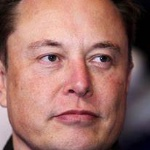
#> input picture faces/Elon.jpg, 150 x 150 px, found by its file name; its folder holds 2 pictures in this run
$ python extracting_faces.py
#> lines starting #> are read from the running program, lines starting #| are printed output that depends on the picture
import cv2
import os

imagesPath = "C:/Users/alexi/OneDrive/Escritorio/Programming/django_recognition/core/faces"

if not os.path.exists("faces"):
     os.makedirs("faces")
     print("Nueva carpeta: faces")

# Detector facial
faceClassif = cv2.CascadeClassifier(cv2.data.haarcascades + "haarcascade_frontalface_default.xml")

count = 0
for imageName in os.listdir(imagesPath):
     print(imageName)
     image = cv2.imread(imagesPath + "/" + imageName)
#> image is the input picture: shape (150, 150, 3); mean B, G, R 104.2, 110.7, 155.7
     faces = faceClassif.detectMultiScale(image, 1.1, 5)
#> faces = [[16, 11, 122, 122]]
     for (x, y, w, h) in faces:
          #cv2.rectangle(image, (x, y), (x + w, y + h), (0, 255, 0), 2)
          face = image[y:y + h, x:x + w]
          face = cv2.resize(face, (150, 150))
          cv2.imwrite("faces/" + str(count) + ".jpg", face)
          count += 1
          cv2.imshow("face", face)
          cv2.waitKey(0)
#> this loop made 1 pass
#> (x, y, w, h, count) on pass 1: (16, 11, 122, 122, 1)
#> pass 1, `face = image[y:y + h, x:x + w]`:
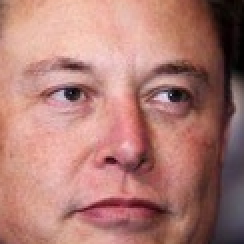
#> face: shape (122, 122, 3) (shown 2 times larger); mean B, G, R 115.9, 123.3, 174.9
#> after the loop, count = 1

     cv2.imshow("Image", image)
     cv2.waitKey(0)
#> pass 2 of the loop `for imageName in os.listdir(imagesPath):`:
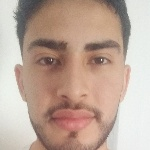
#> input picture faces/Jeremias.jpg, 150 x 150 px, found by its file name
#> image is the input picture: shape (150, 150, 3); mean B, G, R 154.9, 168.2, 191.3
#> faces = [[12, 11, 127, 127]]
#> the loop `for (x, y, w, h) in faces:` made 1 pass
#> (x, y, w, h, count) on pass 1: (12, 11, 127, 127, 2)
#> pass 1, `face = image[y:y + h, x:x + w]`:
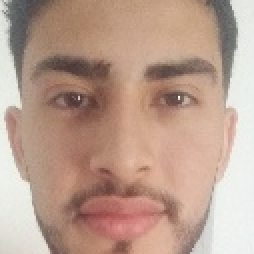
#> face: shape (127, 127, 3) (shown 2 times larger); mean B, G, R 142.5, 157.9, 186.7
#> after the loop `for (x, y, w, h) in faces:`: count = 2
#> (the run stopped early here; a loop or call above may not have finished)
